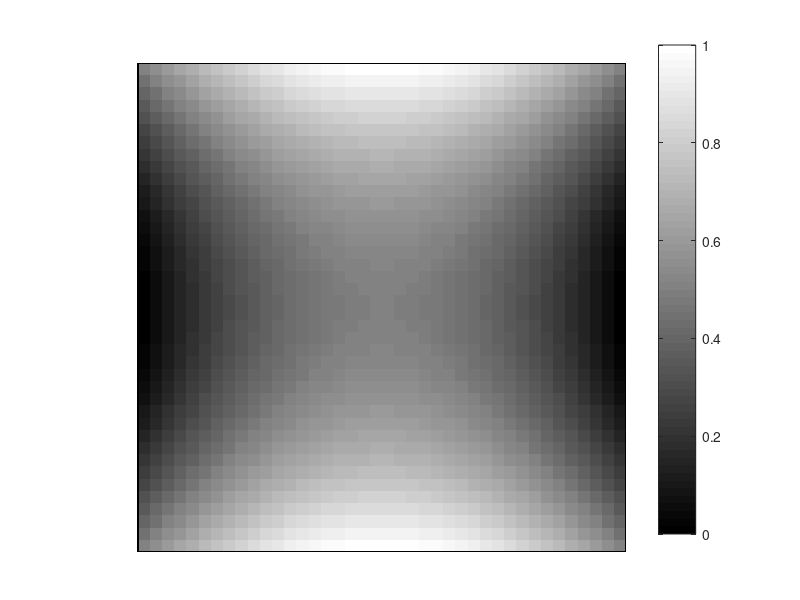

Write MATLAB code to recreate this figure. (Note: this script raises an error after producing the figure.)
%%create_4pixel_images
clear
close all

font_size = 14;
im_size = 400;

%Grid for images
array_size = 40;
x = linspace(-1,1,array_size);
y = x;
[Y,X] = meshgrid(y,x);

%Possible shapes 3D functions
func_handles = {@(X,Y) X.^2-Y.^2; ...
    @(X,Y) sqrt(X.^2 + Y.^2); ...
    @(X,Y) Y; ...
	@(X,Y) 1 - abs(Y); ...
	@(X,Y) 1 - abs(X); ...
	@(X,Y) Y - X; ...
	@(X,Y) Y.^2 - X.^2; ...
	@(X,Y) Y.^2 - X; ...
	@(X,Y) -sqrt(X.^2 + Y.^2); ...
	@(X,Y) X.*Y; ...
	@(X,Y) sin(pi*X).*sin(pi*Y); ...
	@(X,Y) sin(pi*Y); ...
    @(X,Y) sin(pi*Y)-sin(pi*X); ...
    @(X,Y) sin(3*pi*sqrt(X.^2 + Y.^2))./(sqrt(X.^2 + Y.^2)+eps) };

for jj = 1:length(func_handles)
            
    %Create an image with max and min values as the defined range
    im = func_handles{jj}(X,Y);
    im = (im - min(im(:))) / (max(im(:)) - min(im(:)));
    

    %Interpolate to make bigger
    big_im = imresize(im,[im_size im_size],'nearest');

    %Add a 1-pixel black border
    big_im(1:end,1) = 0;
    big_im(1:end,end) = 0;
    big_im(1,1:end) = 0;
    big_im(end,1:end) = 0;

    %Resize and show
    figure('Color','w')        
    imshow(big_im,[]);
    fig_pos = get(gcf,'Position');
    ax_pos = get(gca,'Position');
    set(gca,'FontSize',font_size)
    
    %Add colorbar and return to original position
    colorbar
    set(gca,'Position',[ax_pos(1:2)-[0.04 0.03], ax_pos(3:4)])
    ax_pos = get(gca,'Position');
    
    
    %Print imshow
    print_as_is(sprintf('Cropped\\visualize1_imshow%d.jpg',jj),'-djpeg');
    
    % Imagesc
    figure('Color','w')
    imagesc(im)
    colorbar
    set(gcf,'Position',fig_pos)
    set(gca,'Position',ax_pos)
    set(gca,'FontSize',font_size)
    
    %Print Imagesc
    print_as_is(sprintf('Cropped\\visualize1_imagesc%d.jpg',jj),'-djpeg');
    
    % Mesh
    figure('Color','w')
    mesh(im)
    set(gca,'YDir','reverse')
    set(gca,'FontSize',font_size)
    set(gcf,'Position',fig_pos)
    %xlabel('X'), ylabel('Y')
    %axis square
    
    %Print mesh
    print_as_is(sprintf('Cropped\\visualize1_mesh%d.jpg',jj),'-djpeg');


end